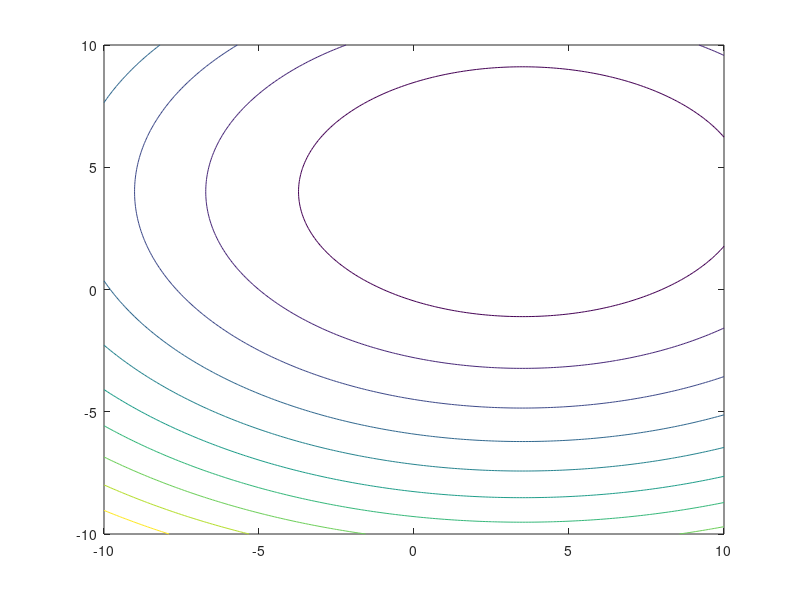

Here is the MATLAB script that generated this plot: (Note: this script raises an error after producing the figure.)
clear all;
close all;
clc;

fun = @(x) 10*(x(1) - 3.5)^2 + 20*(x(2) - 4)^2;
x = -10 : 0.1 : 10;
y = -10 : 0.1 : 10;
[xr, yr] = meshgrid(x, y);

figure(1);
contour(xr, yr, 10.*(xr - 3.5).^2 + 20.*(yr - 4).^2);

[x0, y0] = ginput(1);
hold on;
plot(x0, y0, 'r*');


currPos = [x0; y0];
I = [1 0 -1 0; 0 1 0 -1]; % 4 direction matrix
L = 0.5;
MaxIter = 1000;
tempFvals = [];
tempCords = [];
allCords = [currPos(1), currPos(2), fun(currPos)];

for i = 1 : MaxIter

    for j = 1 : 4
       temp = currPos + L * I(:, j);
       tempCords(j, 1) = temp(1);
       tempCords(j, 2) = temp(2);
       tempFvals(j) = fun([tempCords(j, 1), tempCords(j, 2)]);
    end
    
    minFvalPos = 1;
    
    for k = 2 : 4
        if tempFvals(k) < tempFvals(minFvalPos)
           minFvalPos = k; 
        end
    end
    
    plot(tempCords(minFvalPos, 1), tempCords(minFvalPos, 2), '.g');
    currPos = [tempCords(minFvalPos, 1); tempCords(minFvalPos, 2)];
    allCords = [allCords; currPos(1), currPos(2), fun(currPos)];
end

plot(allCords(:, 1), allCords(:, 2));

figure(2);
mesh(xr, yr, 10.*(xr - 3.5).^2 + 20.*(yr - 4).^2);
hold on;
plot3(allCords(1, 1), allCords(1, 2), allCords(1, 3), '*g');
plot3(allCords(:, 1), allCords(:, 2), allCords(:, 3), '-b');
plot3(allCords(size(allCords, 1), 1), allCords(size(allCords, 1), 2), allCords(size(allCords, 1), 3), '*r')
